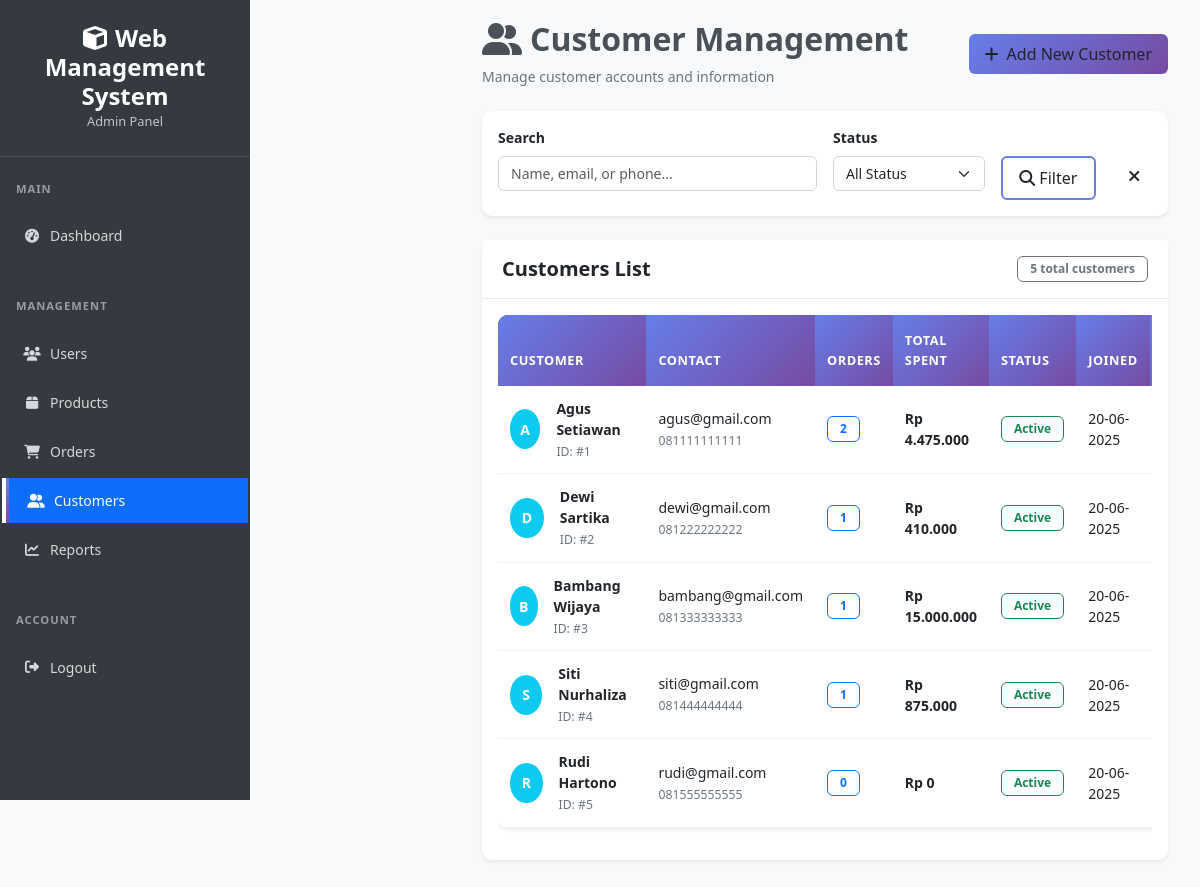
Screenshot of /admin/customers/index.php (signed in) with the database file from the repository.
### tables this page shows
CREATE TABLE `customers` (
  `id` int(11) NOT NULL,
  `name` varchar(100) NOT NULL,
  `email` varchar(100) DEFAULT NULL,
  `phone` varchar(20) DEFAULT NULL,
  `address` text DEFAULT NULL,
  `city` varchar(50) DEFAULT NULL,
  `postal_code` varchar(10) DEFAULT NULL,
  `is_active` tinyint(1) DEFAULT 1,
  `created_at` timestamp NOT NULL DEFAULT current_timestamp()
);

### config/config.php (called while the page is built, shortened)
<?php
function sanitizeInput($data) {
    return htmlspecialchars(strip_tags(trim($data)), ENT_QUOTES, 'UTF-8');
}
require_once CONFIG_PATH . '/database.php';
?>

### config/database.php (called while the page is built, shortened)
<?php
class Database {
    private $host = '127.0.0.1';
    private $dbname = 'web_app_db';
    private $username = 'root';
    private $password = '';
    private $charset = 'utf8mb4';
    private $pdo;
    public function connect() {
        if ($this->pdo === null) {
            try {
                $dsn = "mysql:host={$this->host};dbname={$this->dbname};charset={$this->charset}";
                $options = [
                    PDO::ATTR_ERRMODE => PDO::ERRMODE_EXCEPTION,
                    PDO::ATTR_DEFAULT_FETCH_MODE => PDO::FETCH_ASSOC,
                    PDO::ATTR_EMULATE_PREPARES => false,
                    PDO::MYSQL_ATTR_INIT_COMMAND => "SET NAMES {$this->charset}"
                ];
                $this->pdo = new PDO($dsn, $this->username, $this->password, $options);
            } catch (PDOException $e) {
                error_log("Database connection error: " . $e->getMessage());
                die("Database connection failed. Please check configuration.");
            }
        }
        return $this->pdo;
    }
}
$database = new Database();
$pdo = $database->connect();
function getDB() {
    global $pdo;
    return $pdo;
}
function executeQuery($sql, $params = []) {
    try {
        $pdo = getDB();
        $stmt = $pdo->prepare($sql);
        $stmt->execute($params);
        return $stmt;
    } catch (PDOException $e) {
        error_log("Query error: " . $e->getMessage());
        throw new Exception("Database query failed");
    }
}
function getRecord($sql, $params = []) {
    $stmt = executeQuery($sql, $params);
    return $stmt->fetch();
}
function getRecords($sql, $params = []) {
    $stmt = executeQuery($sql, $params);
    return $stmt->fetchAll();
}
?>

### includes/functions.php (called while the page is built, shortened)
<?php
require_once dirname(__DIR__) . '/config/config.php';
require_once dirname(__DIR__) . '/config/database.php';
function formatDate($date, $format = DISPLAY_DATE_FORMAT) {
    return date($format, strtotime($date));
}
function formatCurrency($amount, $currency = 'IDR') {
    if ($currency === 'IDR') {
        return 'Rp ' . number_format($amount, 0, ',', '.');
    }
    return '$' . number_format($amount, 2, '.', ',');
}
?>

### admin/customers/index.php (the view, shortened to what this page needs)
<?php
require_once '../../config/config.php';
require_once '../../includes/functions.php';
$search = sanitizeInput($_GET['search'] ?? '');
$where_conditions = [];
$params = [];
$where_clause = !empty($where_conditions) ? 'WHERE ' . implode(' AND ', $where_conditions) : '';
$page = (int)($_GET['page'] ?? 1);
$limit = RECORDS_PER_PAGE;
$offset = ($page - 1) * $limit;
$count_sql = "SELECT COUNT(*) as total FROM customers $where_clause";
$count_result = getRecord($count_sql, $params);
$total_records = $count_result['total'] ?? 0;
$sql = "SELECT c.*,
               (SELECT COUNT(*) FROM orders WHERE customer_id = c.id) as total_orders,
               (SELECT SUM(od.quantity * od.price)
                FROM orders o
                JOIN order_details od ON o.id = od.order_id
                WHERE o.customer_id = c.id) as total_spent
        FROM customers c
        $where_clause
        ORDER BY c.created_at DESC
        LIMIT $limit OFFSET $offset";
$customers = getRecords($sql, $params);
include '../../includes/header.php';
?>
<div class="container-fluid">
  <div class="row">
    <div class="col-12 col-md-3 col-lg-2 mb-3">
      <?php include '../../includes/admin_sidebar.php'; ?>
    </div>
    <div class="col-12 col-md-9 col-lg-10">
      <div class="admin-content">
        <div class="d-flex justify-content-between align-items-center mb-4">
            <div>
                <h2><i class="fas fa-user-friends me-2"></i>Customer Management</h2>
                <p class="text-muted mb-0">Manage customer accounts and information</p>
            </div>
            <a href="add.php" class="btn btn-primary">
                <i class="fas fa-plus me-2"></i>Add New Customer
            </a>
        </div>
        <div class="card mb-4">
            <div class="card-body">
                <form method="GET" class="row g-3">
                    <div class="col-md-6">
                        <label class="form-label">Search</label>
                        <input type="text" name="search" class="form-control"
                               placeholder="Name, email, or phone..."
                               value="<?= htmlspecialchars($search) ?>">
                    </div>
                    <div class="col-md-3">
                        <label class="form-label">Status</label>
                        <select name="status" class="form-select">
                            <option value="">All Status</option>
                        </select>
                    </div>
                    <div class="col-md-2">
                        <label class="form-label">&nbsp;</label>
                        <div class="d-grid">
                            <button type="submit" class="btn btn-outline-primary">
                                <i class="fas fa-search me-1"></i>Filter
                            </button>
                        </div>
                    </div>
                    <div class="col-md-1">
                        <label class="form-label">&nbsp;</label>
                        <div class="d-grid">
                            <a href="index.php" class="btn btn-outline-secondary">
                                <i class="fas fa-times"></i>
                            </a>
                        </div>
                    </div>
                </form>
            </div>
        </div>
        <div class="card">
            <div class="card-header d-flex justify-content-between align-items-center">
                <h5 class="mb-0">Customers List</h5>
                <span class="badge bg-secondary"><?= $total_records ?> total customers</span>
            </div>
            <div class="card-body">
                <?php if (empty($customers)): ?>
                    <div class="text-center py-5">
                        <i class="fas fa-user-friends fa-3x text-muted mb-3"></i>
                        <h5>No customers found</h5>
                        <p class="text-muted">Try adjusting your search criteria or add new customers.</p>
                    </div>
                <?php else: ?>
                    <div class="table-responsive">
                        <table class="table table-hover" id="customersTable">
                            <thead>
                                <tr>
                                    <th>Customer</th>
                                    <th>Contact</th>
                                    <th>Orders</th>
                                    <th>Total Spent</th>
                                    <th>Status</th>
                                    <th>Joined</th>
                                    <th>Actions</th>
                                </tr>
                            </thead>
                            <tbody>
                                <?php foreach ($customers as $customer): ?>
                                    <tr>
                                        <td>
                                            <div class="d-flex align-items-center">
                                                <div class="avatar-sm bg-info text-white rounded-circle d-flex align-items-center justify-content-center me-3">
                                                    <?= strtoupper(substr($customer['name'], 0, 1)) ?>
                                                </div>
                                                <div>
                                                    <div class="fw-bold"><?= htmlspecialchars($customer['name']) ?></div>
                                                    <small class="text-muted">ID: #<?= $customer['id'] ?></small>
                                                </div>
                                            </div>
                                        </td>
                                        <td>
                                            <div><?= htmlspecialchars($customer['email']) ?></div>
                                            <?php if (!empty($customer['phone'])): ?>
                                                <small class="text-muted"><?= htmlspecialchars($customer['phone']) ?></small>
                                            <?php endif; ?>
                                        </td>
                                        <td>
                                            <span class="badge bg-primary"><?= (int)$customer['total_orders'] ?></span>
                                        </td>
                                        <td>
                                            <span class="fw-bold"><?= formatCurrency($customer['total_spent'] ?? 0) ?></span>
                                        </td>
                                        <td>
                                            <span class="badge bg-<?= $customer['is_active'] ? 'success' : 'secondary' ?>">
                                                <?= $customer['is_active'] ? 'Active' : 'Inactive' ?>
                                            </span>
                                        </td>
                                        <td>
                                            <span title="<?= $customer['created_at'] ?>">
                                                <?= formatDate($customer['created_at']) ?>
                                            </span>
                                        </td>
                                        <td>
                                        </td>
                                    </tr>
                                <?php endforeach; ?>
                            </tbody>
                        </table>
                    </div>
                <?php endif; ?>
            </div>
        </div>
    </div>
</div>

### assets/css/style.css (style rules this page uses)
:root { --primary-color: #667eea; --primary-gradient: linear-gradient(135deg, #667eea 0%, #764ba2 100%); --secondary-color: #6c757d; --success-color: #28a745; --danger-color: #dc3545; --warning-color: #ffc107; --info-color: #17a2b8; --light-color: #f8f9fa; --text-color: #212529; --sidebar-width: 250px; --navbar-height: 60px; --border-radius: 10px; --border-radius-lg: 15px; --box-shadow: 0 0.125rem 0.25rem rgba(0, 0, 0, 0.075); --box-shadow-lg: 0 1rem 3rem rgba(0, 0, 0, 0.175); --transition: all 0.3s ease; --font-family-base: 'Segoe UI', Tahoma, Geneva, Verdana, sans-serif; --font-size-base: 0.875rem; --line-height-base: 1.5; }
* { box-sizing: border-box; }
body { font-family: var(--font-family-base); font-size: var(--font-size-base); line-height: var(--line-height-base); background-color: var(--light-color); color: var(--text-color); margin: 0; padding: 0; }
h1, h2, h3, h4, h5, h6 { font-weight: 600; line-height: 1.2; margin-bottom: 0.5rem; }
.card { border: none; border-radius: var(--border-radius); box-shadow: var(--box-shadow); transition: var(--transition); margin-bottom: 1.5rem; }
.card-header { background: var(--light-color); border-bottom: 1px solid #dee2e6; border-radius: var(--border-radius) var(--border-radius) 0 0; padding: 1rem 1.25rem; font-weight: 600; }
.form-control, .form-select { border: 2px solid #e9ecef; border-radius: var(--border-radius); transition: var(--transition); font-size: var(--font-size-base); }
.btn { border-radius: var(--border-radius); font-weight: 500; transition: var(--transition); border: none; padding: 0.5rem 1rem; }
.btn-primary { background: var(--primary-gradient); border: none; }
.btn-outline-primary { border: 2px solid var(--primary-color); color: var(--primary-color); }
.table { border-radius: var(--border-radius); overflow: hidden; box-shadow: var(--box-shadow); }
.table thead th { background: var(--primary-gradient); color: white; border: none; font-weight: 600; text-transform: uppercase; font-size: 0.8rem; letter-spacing: 0.5px; padding: 1rem 0.75rem; }
.table tbody tr { transition: var(--transition); }
.table td { padding: 0.75rem; vertical-align: middle; border-bottom: 1px solid #f0f0f0; }
.badge { font-weight: 500; border-radius: 20px; padding: 0.35em 0.8em; }

### assets/css/admin.css (style rules this page uses)
.admin-content { flex: 1; margin-left: 250px; transition: var(--transition); min-height: 100vh; padding: 20px; background-color: #f8f9fa; color: #212529 !important; display: flex; flex-direction: column; }
.admin-content .table thead th, .admin-content table thead th { background-color: #212529 !important; color: #ffffff !important; border-color: #495057 !important; }
.form-label { font-weight: 600; color: #212529; margin-bottom: 0.5rem; display: block; }
.admin-content h2 { color: #495057; font-weight: 600; }
.card { border: none; border-radius: 10px; box-shadow: 0 0.125rem 0.25rem rgba(0, 0, 0, 0.075); }
.card-header { background-color: #fff; border-bottom: 1px solid #e9ecef; font-weight: 600; }
.btn { border-radius: 6px; font-weight: 500; }
.table th { font-weight: 600; color: #495057; border-top: none; }
.avatar-sm { width: 40px; height: 40px; font-size: 0.875rem; font-weight: 600; }
.badge { font-weight: 500; }
.form-control, .form-select { border-radius: 6px; }
.admin-content * { color: inherit; }
.admin-content .text-muted { color: #6c757d !important; }
.admin-content .card { background-color: #fff; color: #212529; }
.admin-content .table { background-color: #fff; color: #212529; }
.admin-content .table td, .admin-content .table th { color: #212529 !important; }
.admin-content .form-control, .admin-content .form-select { background-color: #fff; border: 1px solid #ced4da; color: #212529; }
.admin-content > * { width: 100%; flex-shrink: 0; }
.admin-content .mb-4 { margin-bottom: 1.5rem !important; }
.admin-table .badge, .table .badge, .badge { background-color: #ffffff !important; color: #212529 !important; border: 1px solid #dee2e6 !important; font-weight: 600 !important; font-size: 0.75rem !important; padding: 0.375rem 0.75rem !important; border-radius: 6px !important; text-transform: none !important; }
.badge.bg-success { background-color: #ffffff !important; color: #198754 !important; border-color: #198754 !important; }
.badge.bg-primary { background-color: #ffffff !important; color: #0d6efd !important; border-color: #0d6efd !important; }
.badge.bg-secondary { background-color: #ffffff !important; color: #6c757d !important; border-color: #6c757d !important; }

### rows the page displays
customers: name "A", name "Agus Setiawan", id "1", email "agus@gmail.com", phone "081111111111", total_orders "2", total_spent "Rp 4.475.000", is_active "Active", created_at "20-06-2025"
customers: name "D", name "Dewi Sartika", id "2", email "dewi@gmail.com", phone "081222222222", total_orders "1", total_spent "Rp 410.000", is_active "Active", created_at "20-06-2025"
customers: name "B", name "Bambang Wijaya", id "3", email "bambang@gmail.com", phone "081333333333", total_orders "1", total_spent "Rp 15.000.000", is_active "Active", created_at "20-06-2025"
customers: name "S", name "Siti Nurhaliza", id "4", email "siti@gmail.com", phone "081444444444", total_orders "1", total_spent "Rp 875.000", is_active "Active", created_at "20-06-2025"
customers: name "R", name "Rudi Hartono", id "5", email "rudi@gmail.com", phone "081555555555", total_orders "0", total_spent "Rp 0", is_active "Active", created_at "20-06-2025"

### other values shown
APP_NAME "Web Management System"
$total_records "5"
